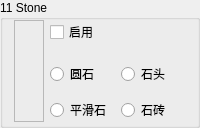
                 <widget class="QGroupBox" name="Base11">
                  <property name="sizePolicy">
                   <sizepolicy hsizetype="Expanding" vsizetype="Minimum">
                    <horstretch>0</horstretch>
                    <verstretch>0</verstretch>
                   </sizepolicy>
                  </property>
                  <property name="minimumSize">
                   <size>
                    <width>30</width>
                    <height>0</height>
                   </size>
                  </property>
                  <property name="maximumSize">
                   <size>
                    <width>16777215</width>
                    <height>16777215</height>
                   </size>
                  </property>
                  <property name="autoFillBackground">
                   <bool>true</bool>
                  </property>
                  <property name="title">
                   <string>11 Stone</string>
                  </property>
                  <property name="flat">
                   <bool>false</bool>
                  </property>
                  <layout class="QGridLayout" name="gridLayout_33">
                   <property name="topMargin">
                    <number>0</number>
                   </property>
                   <property name="bottomMargin">
                    <number>3</number>
                   </property>
                   <item row="0" column="1">
                    <widget class="QCheckBox" name="Enable11">
                     <property name="sizePolicy">
                      <sizepolicy hsizetype="Expanding" vsizetype="Fixed">
                       <horstretch>0</horstretch>
                       <verstretch>0</verstretch>
                      </sizepolicy>
                     </property>
                     <property name="text">
                      <string>启用</string>
                     </property>
                    </widget>
                   </item>
                   <item row="0" column="2">
                    <spacer name="horizontalSpacer_22">
                     <property name="orientation">
                      <enum>Qt::Horizontal</enum>
                     </property>
                     <property name="sizeHint" stdset="0">
                      <size>
                       <width>40</width>
                       <height>20</height>
                      </size>
                     </property>
                    </spacer>
                   </item>
                   <item row="3" column="1">
                    <widget class="QRadioButton" name="is11Cobblestone">
                     <property name="text">
                      <string>圆石</string>
                     </property>
                     <property name="icon">
                      <iconset resource="BlockTextures.qrc">
                       <normaloff>:/new/Textures/Slope/block/cobblestone.png</normaloff>:/new/Textures/Slope/block/cobblestone.png</iconset>
                     </property>
                    </widget>
                   </item>
                   <item row="3" column="2">
                    <widget class="QRadioButton" name="is11Stone">
                     <property name="text">
                      <string>石头</string>
                     </property>
                     <property name="icon">
                      <iconset resource="BlockTextures.qrc">
                       <normaloff>:/new/Textures/Slope/block/stone.png</normaloff>:/new/Textures/Slope/block/stone.png</iconset>
                     </property>
                    </widget>
                   </item>
                   <item row="5" column="1">
                    <widget class="QRadioButton" name="is11SmoothStone">
                     <property name="text">
                      <string>平滑石</string>
                     </property>
                     <property name="icon">
                      <iconset resource="BlockTextures.qrc">
                       <normaloff>:/new/Textures/Slope/block/smooth_stone.png</normaloff>:/new/Textures/Slope/block/smooth_stone.png</iconset>
                     </property>
                    </widget>
                   </item>
                   <item row="5" column="2">
                    <widget class="QRadioButton" name="is11StoneBricks">
                     <property name="text">
                      <string>石砖</string>
                     </property>
                     <property name="icon">
                      <iconset resource="BlockTextures.qrc">
                       <normaloff>:/new/Textures/Slope/block/stone_bricks.png</normaloff>:/new/Textures/Slope/block/stone_bricks.png</iconset>
                     </property>
                    </widget>
                   </item>
                   <item row="0" column="0" rowspan="6">
                    <widget class="QLabel" name="Color11">
                     <property name="minimumSize">
                      <size>
                       <width>30</width>
                       <height>0</height>
                      </size>
                     </property>
                     <property name="font">
                      <font>
                       <family>微软雅黑</family>
                       <pointsize>9</pointsize>
                      </font>
                     </property>
                     <property name="frameShape">
                      <enum>QFrame::StyledPanel</enum>
                     </property>
                     <property name="text">
                      <string/>
                     </property>
                    </widget>
                   </item>
                  </layout>
                 </widget>
